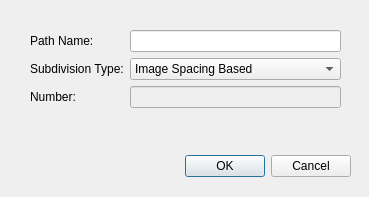
<?xml version="1.0" encoding="UTF-8"?>
<ui version="4.0">
 <class>svPathCreate</class>
 <widget class="QWidget" name="svPathCreate">
  <property name="windowModality">
   <enum>Qt::WindowModal</enum>
  </property>
  <property name="geometry">
   <rect>
    <x>0</x>
    <y>0</y>
    <width>369</width>
    <height>197</height>
   </rect>
  </property>
  <property name="windowTitle">
   <string>Create New Path</string>
  </property>
  <widget class="QDialogButtonBox" name="buttonBox">
   <property name="geometry">
    <rect>
     <x>10</x>
     <y>150</y>
     <width>341</width>
     <height>32</height>
    </rect>
   </property>
   <property name="orientation">
    <enum>Qt::Horizontal</enum>
   </property>
   <property name="standardButtons">
    <set>QDialogButtonBox::Cancel|QDialogButtonBox::Ok</set>
   </property>
  </widget>
  <widget class="QWidget" name="widget" native="true">
   <property name="geometry">
    <rect>
     <x>30</x>
     <y>30</y>
     <width>311</width>
     <height>111</height>
    </rect>
   </property>
   <layout class="QFormLayout" name="formLayout">
    <item row="0" column="0">
     <widget class="QLabel" name="label">
      <property name="text">
       <string>Path Name:</string>
      </property>
     </widget>
    </item>
    <item row="0" column="1">
     <widget class="QLineEdit" name="lineEditPathName"/>
    </item>
    <item row="1" column="0">
     <widget class="QLabel" name="label_2">
      <property name="text">
       <string>Subdivision Type:</string>
      </property>
     </widget>
    </item>
    <item row="1" column="1">
     <widget class="QComboBox" name="comboBoxSubdivisionType">
      <property name="currentIndex">
       <number>2</number>
      </property>
      <item>
       <property name="text">
        <string>Total Number</string>
       </property>
      </item>
      <item>
       <property name="text">
        <string>Subdivison Number</string>
       </property>
      </item>
      <item>
       <property name="text">
        <string>Image Spacing Based</string>
       </property>
      </item>
     </widget>
    </item>
    <item row="2" column="0">
     <widget class="QLabel" name="label_3">
      <property name="text">
       <string>Number: </string>
      </property>
     </widget>
    </item>
    <item row="2" column="1">
     <widget class="QLineEdit" name="lineEditNumber">
      <property name="enabled">
       <bool>false</bool>
      </property>
     </widget>
    </item>
   </layout>
  </widget>
 </widget>
 <resources/>
 <connections/>
</ui>
